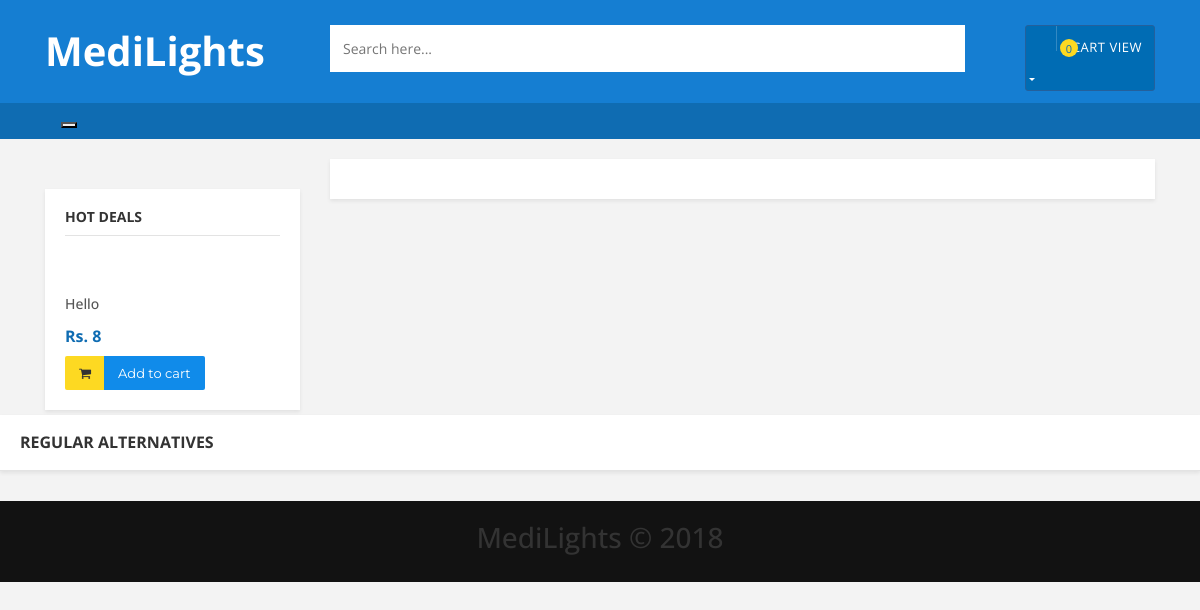
Page /detail.php on the earlier database version.
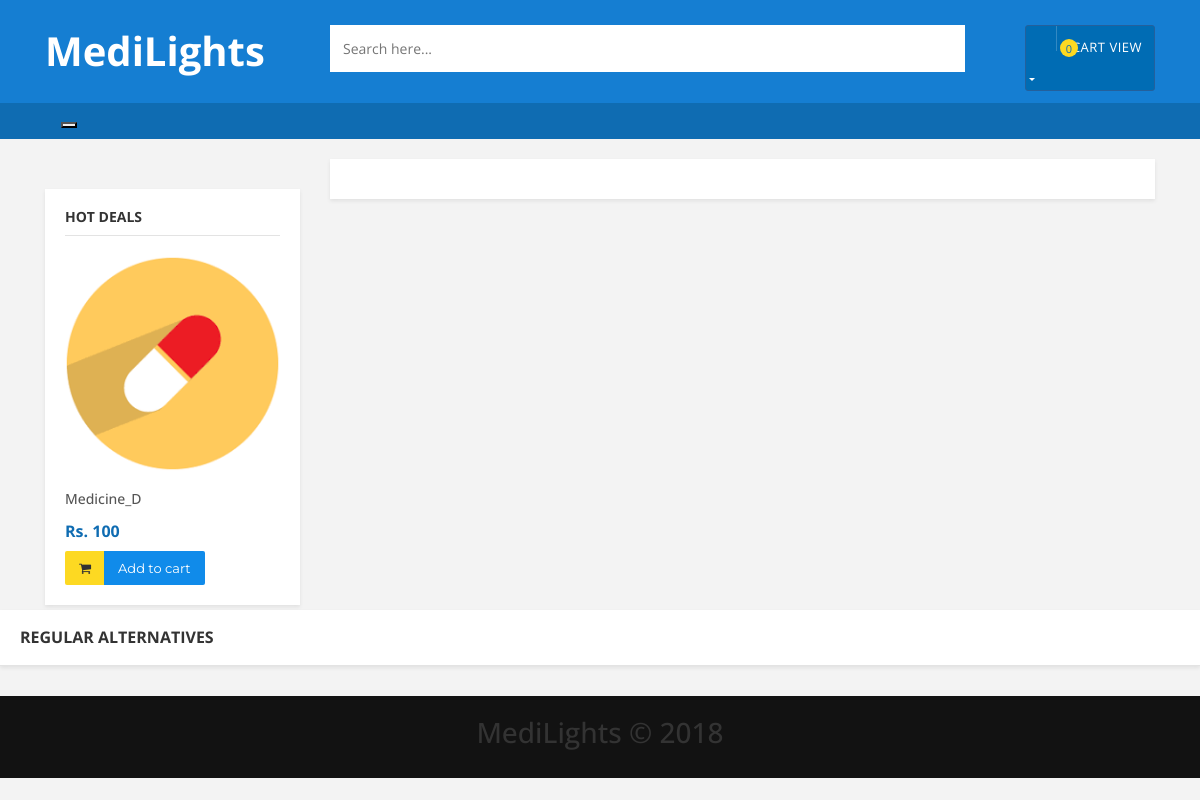
Same page on the later database version.
### tables this page shows
CREATE TABLE `medicine` (
  `med_id` int(11) NOT NULL,
  `med_name` varchar(255) NOT NULL,
  `man_date` date NOT NULL,
  `exp_date` date NOT NULL,
  `cat_id` int(11) NOT NULL,
  `brand` varchar(255) NOT NULL,
  `price` int(200) NOT NULL,
  `med_desc` varchar(255) NOT NULL,
  `type` varchar(255) NOT NULL,
  `quantity` int(11) DEFAULT '0',
  `pic` varchar(35) DEFAULT NULL
);

### detail.php (the view, shortened to what this page needs)
 <?php
$comp = "";
$type = "";
?>
<!DOCTYPE html>
<html lang="en">
	<head>
	<link rel="stylesheet" href="assets/css/bootstrap.min.css">
	<link rel="stylesheet" href="assets/css/main.css">
	<link rel="stylesheet" href="assets/css/blue.css">
	<link rel="stylesheet" href="assets/css/owl.carousel.css">
	<link rel="stylesheet" href="assets/css/owl.transitions.css">
	<link rel="stylesheet" href="assets/css/animate.min.css">
	<link rel="stylesheet" href="assets/css/rateit.css">
	<link rel="stylesheet" href="assets/css/bootstrap-select.min.css">
    <link href="assets/css/lightbox.css" rel="stylesheet">
	<link rel="stylesheet" href="assets/css/font-awesome.css">
	</head>
    <body class="cnt-home">
	<?php include 'head.php'; ?>
	<div class="body-content outer-top-xs">
	<div class='container'>
	<div class='row single-product'>
	<div class='col-md-3 sidebar'>
	<div class="sidebar-module-container">
	<div class="sidebar-widget hot-deals wow fadeInUp outer-top-vs">
	<h3 class="section-title">hot deals</h3>
	<div class="owl-carousel sidebar-carousel custom-carousel owl-theme outer-top-xs">
	<?php
	$SELECT = "SELECT * from medicine ORDER BY rand() limit 1";
	$res = $link->query($SELECT);
	while($row=mysqli_fetch_assoc($res)) { ?>
	<div class="item">
	<div class="products">
	<div class="hot-deal-wrapper">
	<div class="image">
	<img src="./admin/meds/<?php echo $row['pic']; ?>" alt="">
	</div>
	</div>
	<div class="product-info text-left m-t-20">
	<h3 class="name"><a href="detail.php?id=<?php echo $row['med_id']; ?>"><?php echo $row['med_name']; ?></a></h3>
	<div class="product-price">
	<span class="price">
	<?php echo "Rs. ".$row['price']; ?>
	</span>
	</div>
	</div>
	<div class="cart clearfix animate-effect">
	<div class="action">
	<div class="add-cart-button btn-group">
	<button class="btn btn-primary icon" data-toggle="dropdown" type="button">
	<i class="fa fa-shopping-cart"></i>
	</button>
	<button class="btn btn-primary cart-btn"  onclick="sendToCart('<?php echo $row['med_id'] ;?>')">Add to cart</button>
	</div>
	</div>
	</div>
	</div>
	</div>
	<?php } ?>
    </div>
	</div>
	</div>
	</div>
	<div class='col-md-9'>
    <div class="detail-block">
	</div>
	</div>
	</div>
	</div>
    </div>
	<?php
    $med  = "";
    if ($type == 'regular') {
    $sql = "SELECT medicine.med_id, medicine.med_name, medicine.price, medicine.pic, med_comp.comp_id FROM medicine,med_comp where medicine.med_id = med_comp.med_id AND med_comp.comp_id = '$comp' AND medicine.type='generic'";
    $med = 'generic';
    } else {
    $med = 'regular';
    }
    ?>
	<section class="section featured-product wow fadeInUp">
	<h3 class="section-title"><?php echo ucwords($med); ?> Alternatives</h3>
	</section>
	<?php include 'footer.php'; ?>
	</body>
</html>

Differences in the rows shown:
removed medicine: med_name "Hello", price "8"
added medicine: pic (picture), med_name "Medicine_D", price "100"
